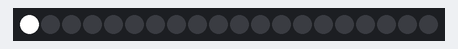
Simulated run of this sketch. Board: Arduino Uno, built with avr-gcc and run on an emulated ATmega328P. On the bench: 20 RGB LEDs in strip order, left to right.

Above: at 0.01 s.
At 0.62 s:
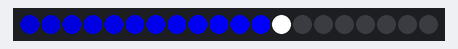
At 1.23 s:
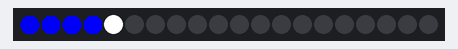

The sketch:

comet.ino
```cpp
#include <FastLED.h>

#define NUM_LEDS 20
#define DATA_PIN 16

CRGB leds[NUM_LEDS];
int cometPosition = 0;

void setup() {
  FastLED.addLeds<NEOPIXEL, DATA_PIN>(leds, NUM_LEDS);
}

void loop() {
  // Clear the strip
  fill_solid(leds, NUM_LEDS, CRGB::Black);

  // Set the comet's head
  leds[cometPosition] = CRGB::White;

  // Create the comet's tail
  for (int i = cometPosition - 1; i >= 0; i--) {
    leds[i] = CRGB(0, 0, 255 - (cometPosition - i) * 10); // Adjust color and fade
  }

  cometPosition++;
  if (cometPosition >= NUM_LEDS) {
    cometPosition = 0;
  }

  FastLED.show();
  delay(50); // Adjust delay for comet speed
}
```

Measured:
- by itself, everything shown: repeats every 1.0 s, in 20 steps
